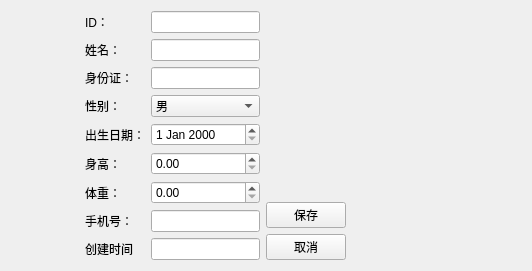
<?xml version="1.0" encoding="UTF-8"?>
<ui version="4.0">
 <class>PatientEditView</class>
 <widget class="QWidget" name="PatientEditView">
  <property name="geometry">
   <rect>
    <x>0</x>
    <y>0</y>
    <width>532</width>
    <height>257</height>
   </rect>
  </property>
  <property name="windowTitle">
   <string>编辑患者信息</string>
  </property>
  <layout class="QHBoxLayout" name="horizontalLayout">
   <item>
    <spacer name="horizontalSpacer">
     <property name="orientation">
      <enum>Qt::Orientation::Horizontal</enum>
     </property>
     <property name="sizeType">
      <enum>QSizePolicy::Policy::Fixed</enum>
     </property>
     <property name="sizeHint" stdset="0">
      <size>
       <width>74</width>
       <height>20</height>
      </size>
     </property>
    </spacer>
   </item>
   <item>
    <layout class="QFormLayout" name="formLayout">
     <item row="0" column="0">
      <widget class="QLabel" name="label">
       <property name="text">
        <string>ID：</string>
       </property>
      </widget>
     </item>
     <item row="0" column="1">
      <widget class="QLineEdit" name="dbEditID"/>
     </item>
     <item row="1" column="0">
      <widget class="QLabel" name="label_2">
       <property name="text">
        <string>姓名：</string>
       </property>
      </widget>
     </item>
     <item row="1" column="1">
      <widget class="QLineEdit" name="dbEditName"/>
     </item>
     <item row="2" column="0">
      <widget class="QLabel" name="label_3">
       <property name="text">
        <string>身份证：</string>
       </property>
      </widget>
     </item>
     <item row="2" column="1">
      <widget class="QLineEdit" name="dbEditIDCard"/>
     </item>
     <item row="3" column="0">
      <widget class="QLabel" name="label_4">
       <property name="text">
        <string>性别：</string>
       </property>
      </widget>
     </item>
     <item row="3" column="1">
      <widget class="QComboBox" name="dbComboSex">
       <item>
        <property name="text">
         <string>男</string>
        </property>
       </item>
       <item>
        <property name="text">
         <string>女</string>
        </property>
       </item>
       <item>
        <property name="text">
         <string>武装直升机</string>
        </property>
       </item>
       <item>
        <property name="text">
         <string>沃尔玛购物袋</string>
        </property>
       </item>
      </widget>
     </item>
     <item row="4" column="0">
      <widget class="QLabel" name="label_5">
       <property name="text">
        <string>出生日期：</string>
       </property>
      </widget>
     </item>
     <item row="4" column="1">
      <widget class="QDateEdit" name="dbDateEditDOB"/>
     </item>
     <item row="5" column="0">
      <widget class="QLabel" name="label_6">
       <property name="text">
        <string>身高：</string>
       </property>
      </widget>
     </item>
     <item row="5" column="1">
      <widget class="QDoubleSpinBox" name="dbSpinHeight"/>
     </item>
     <item row="6" column="0">
      <widget class="QLabel" name="label_7">
       <property name="text">
        <string>体重：</string>
       </property>
      </widget>
     </item>
     <item row="6" column="1">
      <widget class="QDoubleSpinBox" name="dbSpinWeight"/>
     </item>
     <item row="7" column="0">
      <widget class="QLabel" name="label_8">
       <property name="text">
        <string>手机号：</string>
       </property>
      </widget>
     </item>
     <item row="7" column="1">
      <widget class="QLineEdit" name="dbEditMobile"/>
     </item>
     <item row="8" column="0">
      <widget class="QLabel" name="label_9">
       <property name="text">
        <string>创建时间</string>
       </property>
      </widget>
     </item>
     <item row="8" column="1">
      <widget class="QLineEdit" name="dbCreatedTimestamp"/>
     </item>
    </layout>
   </item>
   <item>
    <layout class="QVBoxLayout" name="verticalLayout">
     <item>
      <spacer name="verticalSpacer">
       <property name="orientation">
        <enum>Qt::Orientation::Vertical</enum>
       </property>
       <property name="sizeHint" stdset="0">
        <size>
         <width>20</width>
         <height>40</height>
        </size>
       </property>
      </spacer>
     </item>
     <item>
      <widget class="QPushButton" name="pushButton">
       <property name="text">
        <string>保存</string>
       </property>
      </widget>
     </item>
     <item>
      <widget class="QPushButton" name="pushButton_2">
       <property name="text">
        <string>取消</string>
       </property>
      </widget>
     </item>
    </layout>
   </item>
   <item>
    <spacer name="horizontalSpacer_2">
     <property name="orientation">
      <enum>Qt::Orientation::Horizontal</enum>
     </property>
     <property name="sizeHint" stdset="0">
      <size>
       <width>40</width>
       <height>20</height>
      </size>
     </property>
    </spacer>
   </item>
  </layout>
 </widget>
 <tabstops>
  <tabstop>dbEditIDCard</tabstop>
  <tabstop>dbDateEditDOB</tabstop>
  <tabstop>dbSpinHeight</tabstop>
  <tabstop>dbSpinWeight</tabstop>
  <tabstop>dbComboSex</tabstop>
  <tabstop>dbEditMobile</tabstop>
  <tabstop>dbEditID</tabstop>
  <tabstop>dbCreatedTimestamp</tabstop>
  <tabstop>dbEditName</tabstop>
  <tabstop>pushButton</tabstop>
  <tabstop>pushButton_2</tabstop>
 </tabstops>
 <resources/>
 <connections/>
</ui>
